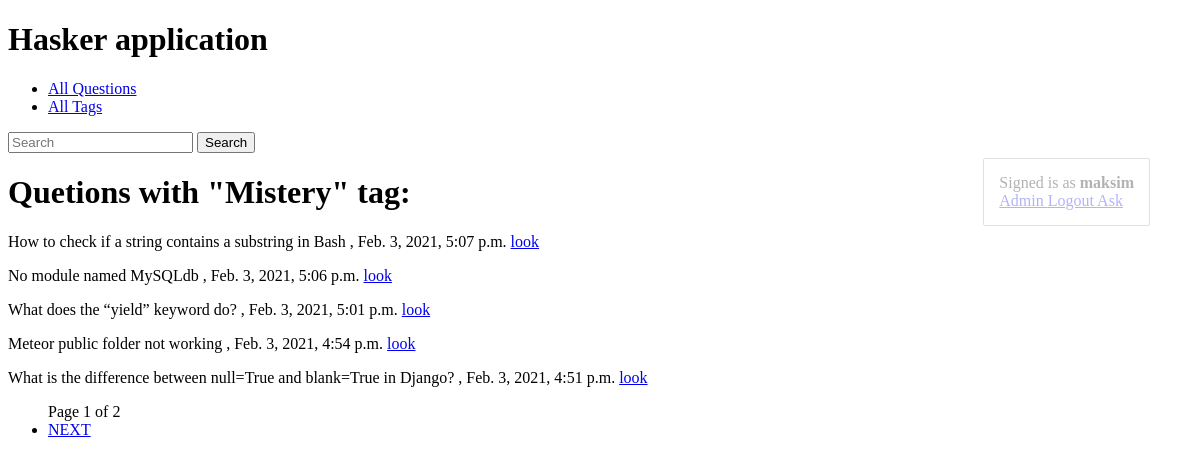
Page /tag/mistery/ (signed in) on the earlier database version.
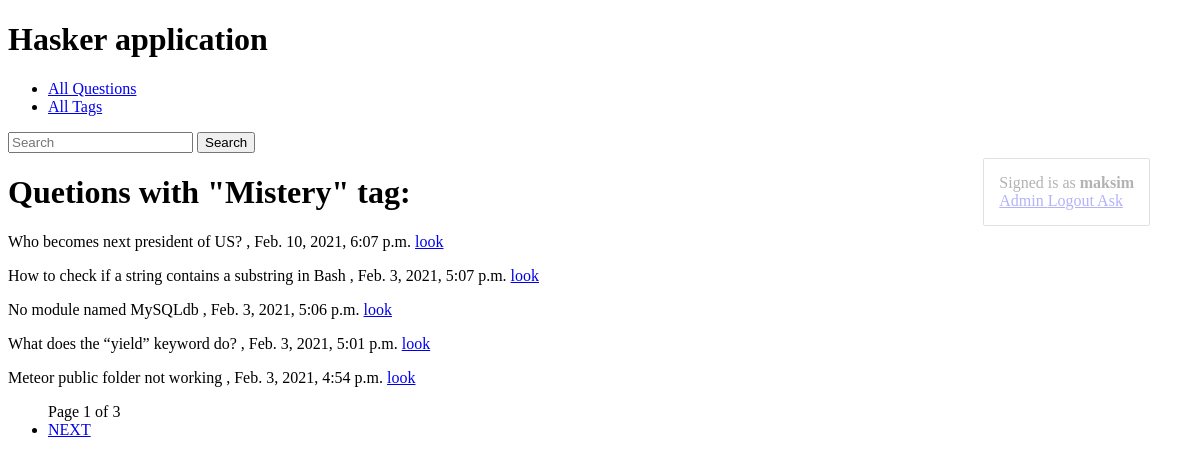
Same page on the later database version.
### hasker/models.py (models this page shows, shortened)
class Question(models.Model):
    author = models.ForeignKey(User, on_delete=models.CASCADE)
    title = models.CharField(max_length=150, db_index=True)
    slug = models.SlugField(max_length=150, blank=True, unique=True)
    content = models.TextField(blank=False, db_index=True)
    tags = models.ManyToManyField('Tag', blank=True, related_name='questions')
    date_create = models.DateTimeField(auto_now_add=True)
    def get_absolute_url(self):
        return reverse('question_detail_url', kwargs={'slug': self.slug})
    class Meta:
        ordering = ['-date_create']

### hasker/views.py (the view)
# urls.py: path('tag/<str:slug>/', tag_detail, name='tag_detail_url'),
@login_required
def tag_detail(request, slug):
    tag = get_object_or_404(Tag, slug=slug)
    questions = tag.questions.all()
    context = fbv_paginator(request, questions, 5, 'page')
    context.update({'tag': tag})
    return render(request, 'hasker/tag_detail.html', context=context)

### hasker/utils.py (called while the page is built)
def fbv_paginator(request: WSGIRequest, queryset: QuerySet, paginate_by: int, page_string: str) -> dict:
    paginator = Paginator(queryset, paginate_by)
    page_number = request.GET.get(page_string, 1)
    page_obj = paginator.get_page(page_number)
    is_paginated = page_obj.has_other_pages()
    context = {
        'page_obj': page_obj,
        'is_paginated': is_paginated,
        'page_obj.paginator': paginator,
    }
    return context

### hasker/templates/hasker/tag_detail.html (shortened to what this page needs)
{% extends 'hasker/base_hasker.html' %}
{% block content %}
    <h1>
        Quetions with "{{ tag.title| title }}" tag:
    </h1>
    <p>
        {% for question in page_obj.object_list %}
        <p>
            {{ question.title }} , {{ question.date_create }} <a href="{{ question.get_absolute_url }}" class="but1">look</a>
        </p>
       {% endfor %}
    </p>
{% endblock %}

### templates/base.html (shortened to what this page needs)
{% load static %}
<!DOCTYPE html>
<html lang="en">
<head>
    <link rel="stylesheet" href="{% static 'css/styles.css' %}">
</head>
<body>
<h1>Hasker application</h1>
<ul>
    <li> <a href="{% url 'questions_list_url' %}" > All Questions </a> </li>
    <li> <a href="{% url 'tags_list_url' %}" > All Tags </a> </li>
</ul>
<div>
    <form action="{% url 'questions_list_url' %}">
        <input type="search" placeholder="Search" aria-label="Search" name="search">
        <button type="submit" > Search </button>
    </form>
</div>
{% if request.user.is_authenticated %}
    <div class="admin-panel">
         <div> Signed is as
            <a style="font-weight: bold"> {{ request.user }} </a>
         </div>
        {% if request.user.is_superuser %}
            <a href="/admin"> Admin </a>
        {% endif %}
            <a href="/accounts/logout"> Logout </a>
            {% block admin-panel %}
            {% endblock %}
    </div>
{% endif %}
{% block content %}{% endblock %}
{% if is_paginated %}
<ul>
    <span>
        Page {{ page_obj.number }} of {{ page_obj.paginator.num_pages }}
    </span>
    {% if page_obj.has_next %}
        <li>
            <a href="?page={{ page_obj.next_page_number }}">NEXT</a>
        </li>
    {% endif %}
</ul>
{% endif %}
</body>
</html>

Differences in the rows shown:
no longer on this page (row unchanged): Question: title "What is the difference between null=True and blank=True in Django?", date_create "Feb. 3, 2021, 4:51 p.m."
added Question: title "Who becomes next president of US?", date_create "Feb. 10, 2021, 6:07 p.m."
Other differences:
{{ page_obj.paginator.num_pages }}: "2" → "3"
